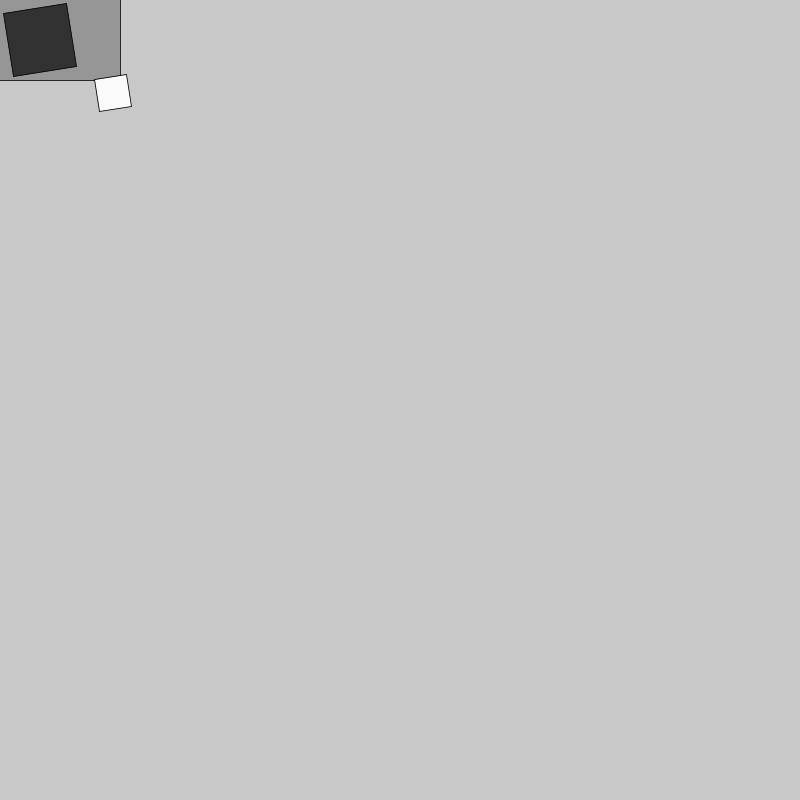
Frame 1 (no input)
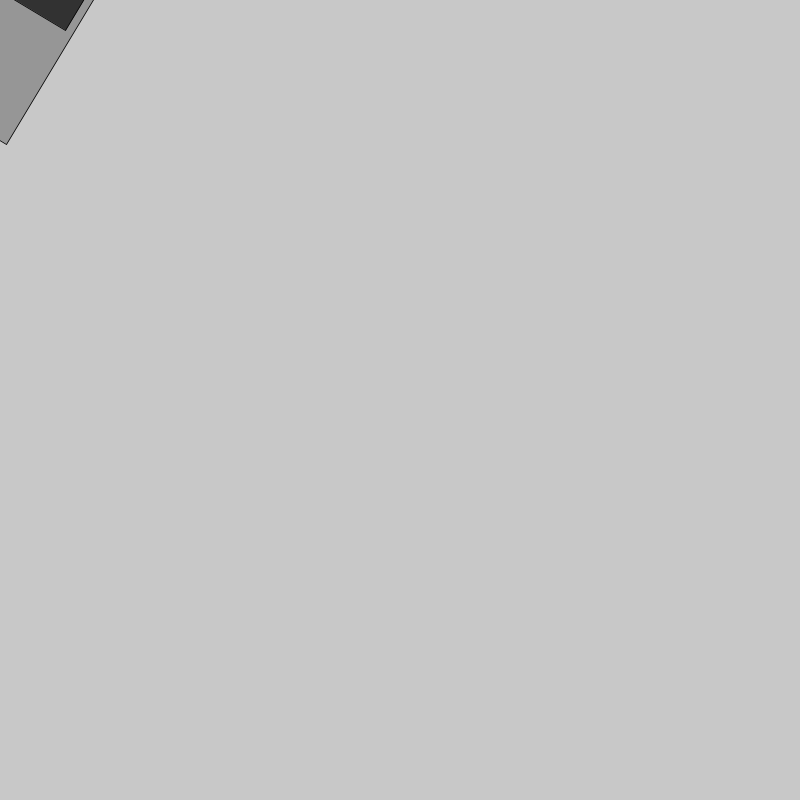
Frame 60 (the mouse pressed at the canvas centre just before this capture)
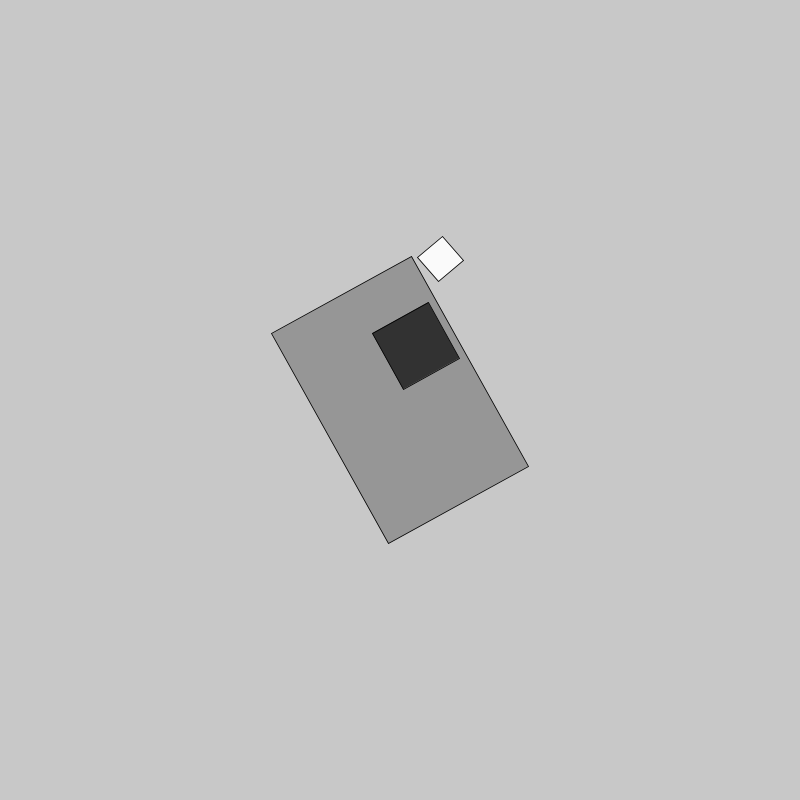
Frame 120 (the mouse held since frame 60 and released just before this capture)

The Processing sketch that drew these frames (run headless with seeded random() and noise(); from frame 60 on, the mouse is pressed at the canvas centre):

// Processing sketch: week_2_notes_pop_push_matrix
// ── week_2_notes_pop_push_matrix.pde
float angle = 0;
float x = 0;

void setup() {
  size(800, 800);
  rectMode(CENTER);
}

//when we translate we move the cooridnate system

void draw() {
  //save the starting coord system 
  background(200);
  
  translate(mouseX, mouseY);
  scale(0.8);
  rotate(radians(angle));
  angle = angle - 1; 
  fill(150);
  rect(0, 0, 300, 200);
  //go back to saved starting coord syst
  
  pushMatrix();
  translate(50, 50);
  rotate(radians(angle * 9));
  fill(50);
  rect(0, 0, 80, 80);
  
  pushMatrix();
  translate(80, 80);
  rotate(radians(angle * .1));
  fill(250);
  rect(0, 0, 40, 40);
  
  popMatrix();
  
  popMatrix();
  
  
}


//go back to an earlier translation
//save and go back to earlier translation
//pushMatrix()
//popMatrix()
